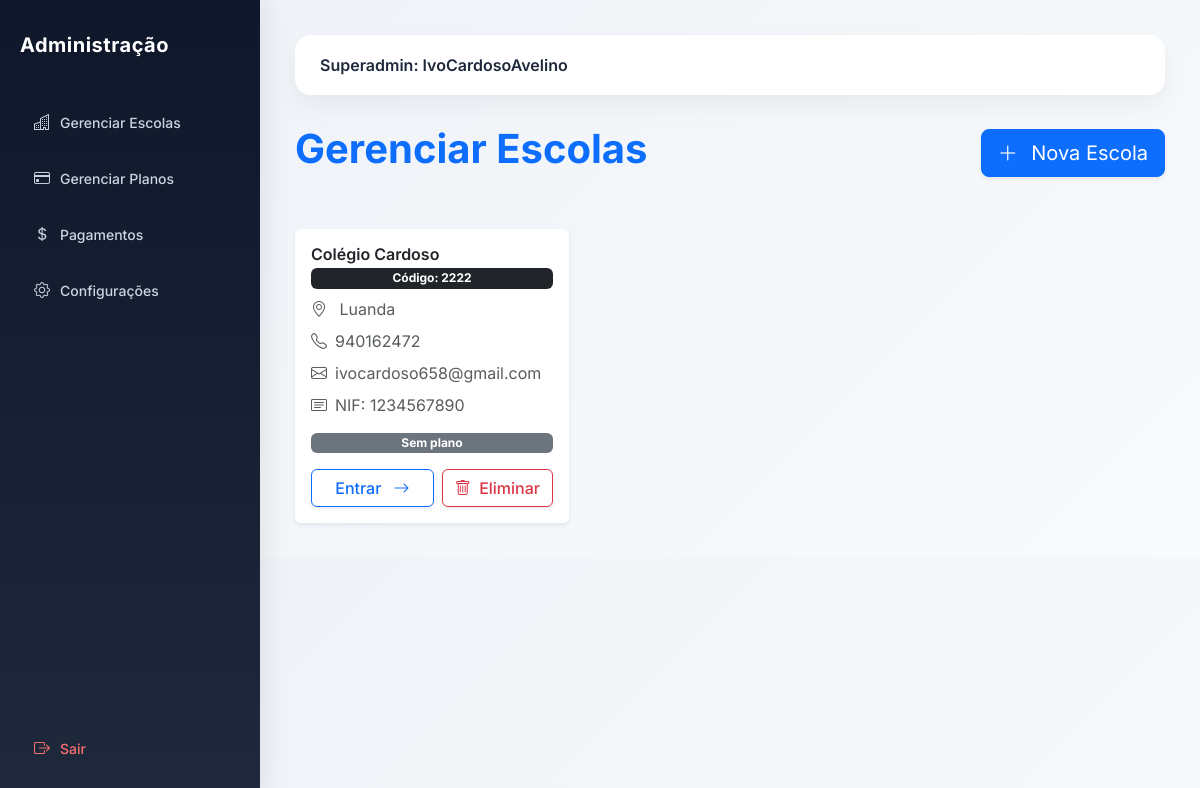
The app's page /escolas/ (signed in), older data.
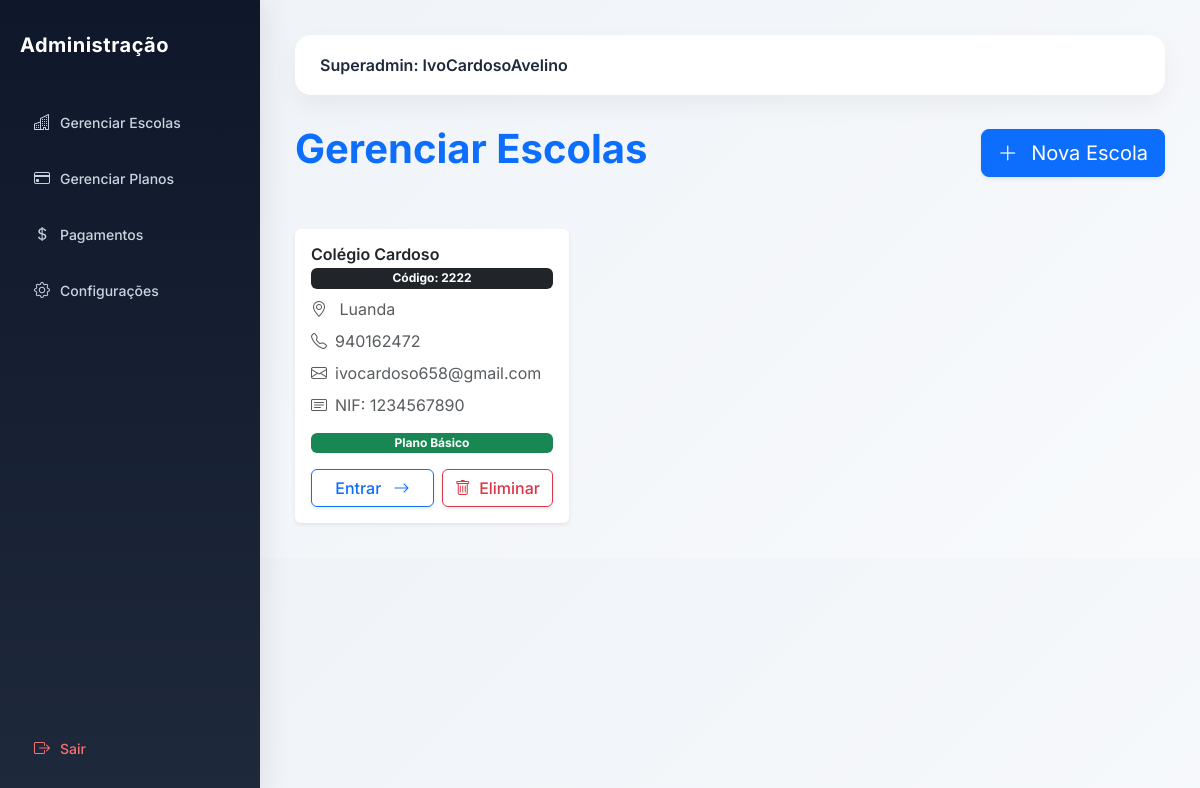
The same page, newer data.
### academic/models.py (models this page shows, shortened)
class Escola(models.Model):
    nome = models.CharField(
        "Nome da Escola",
        max_length=255
    )
    codigo = models.CharField(
        "Código da Escola",
        max_length=10,
        unique=True,
        blank=True,
        help_text="Código usado no login da escola"
    )
    logo = models.ImageField(
        upload_to='logos_escolas/',
        blank=True,
        null=True
    )
    endereco = models.CharField(
        "Endereço",
        max_length=255
    )
    telefone = models.CharField(
        "Telefone",
        max_length=20
    )
    nif = models.CharField(
        "NIF",
        max_length=14,
        blank=True,
        null=True,
        help_text="Número de Identificação Fiscal da escola"
    )
    email = models.EmailField(
        "Email da Escola",
        max_length=254,
        blank=True,
        null=True,
        help_text="Email oficial da escola"
    )
    plano = models.ForeignKey(
        "Plano",
        on_delete=models.SET_NULL,
        null=True,
        blank=True,
        related_name="escolas",
        verbose_name="Plano"
    )
    data_expiracao = models.DateField(
        "Data de Expiração do Plano",
        null=True,
        blank=True
    )
    ativo = models.BooleanField(
        "Ativo",
        default=True
    )
    criada_em = models.DateTimeField(
        "Criada em",
        auto_now_add=True
    )
    class Meta:
        verbose_name = "Escola"
        verbose_name_plural = "Escolas"
        ordering = ["nome"]
    def esta_ativa(self):
        if not self.ativo:
            return False
        if (
            self.data_expiracao
            and self.data_expiracao < timezone.now().date()
        ):
            return False
        return True

class Plano(models.Model):
    escola = models.OneToOneField(
        'Escola',  # Referência a Escola do app academic
        on_delete=models.CASCADE,
        related_name='plano_assinatura',
        default=1  # Atenção: certifique-se de que existe uma Escola com ID=1
    )
    nome = models.CharField(max_length=100)
    limite_alunos = models.PositiveIntegerField()
    valor_mensal = models.DecimalField(max_digits=10, decimal_places=2)
    data_expiracao = models.DateField(default=timezone.now)
    ativo = models.BooleanField(default=True)

### core/views.py (the view)
# urls.py: path('escolas/', views.lista_escolas, name='escolas'),
@login_required
def lista_escolas(request):
    if request.user.role != 'SUPERADMIN':
        return redirect('dashboard')
    escolas = Escola.objects.all()
    context = {
        'escolas': escolas,
    }
    return render(request, 'escolas.html', context)

### core/templates/escolas.html (shortened to what this page needs)
{% extends 'admin.html' %}
{% block content %}
<div class="d-flex justify-content-between align-items-center mb-5">
    <h1 class="fw-bold text-primary">Gerenciar Escolas</h1>
    <a href="/admin/academic/escola/add/" class="btn btn-lg btn-primary shadow-sm">
        <i class="bi bi-plus-lg me-2"></i> Nova Escola
    </a>
</div>
<div class="row g-4">
    {% for escola in escolas %}
    <div class="col-md-4">
        <div class="card h-100 border-0 shadow-sm hover-shadow transition-shadow">
            <div class="card-body d-flex flex-column">
                <h5 class="card-title fw-semibold text-dark mb-1">
                    {{ escola.nome }}
                </h5>
                <span class="badge bg-dark mb-2">
                    Código: {{ escola.codigo }}
                </span>
                <p class="card-text text-muted mb-2">
                    <i class="bi bi-geo-alt me-2"></i>
                    {{ escola.endereco|default:"Endereço não informado" }}
                </p>
                {% if escola.telefone %}
                <p class="card-text text-muted mb-2">
                    <i class="bi bi-telephone me-2"></i>{{ escola.telefone }}
                </p>
                {% endif %}
                {% if escola.email %}
                <p class="card-text text-muted mb-2">
                    <i class="bi bi-envelope me-2"></i>{{ escola.email }}
                </p>
                {% endif %}
                {% if escola.nif %}
                <p class="card-text text-muted mb-3">
                    <i class="bi bi-card-text me-2"></i>NIF: {{ escola.nif }}
                </p>
                {% endif %}
                {% if escola.plano %}
                    {% if escola.esta_ativa %}
                    <span class="badge bg-success mb-3" data-bs-toggle="tooltip" title="Plano ativo até {{ escola.data_expiracao }}">
                        {{ escola.plano.nome }}
                    </span>
                    {% else %}
                    <span class="badge bg-danger mb-3" data-bs-toggle="tooltip" title="Plano expirado em {{ escola.data_expiracao }}">
                        {{ escola.plano.nome }} (Expirado)
                    </span>
                    {% endif %}
                {% else %}
                    <span class="badge bg-secondary mb-3">Sem plano</span>
                {% endif %}
                <div class="mt-auto d-flex gap-2">
                    <a href="{% url 'selecionar_escola' escola.id %}"
                       class="btn btn-outline-primary flex-grow-1 fw-medium shadow-sm">
                       Entrar <i class="bi bi-arrow-right ms-2"></i>
                    </a>
                    <form method="POST" action="{% url 'eliminar_escola' escola.id %}" onsubmit="return confirm('Tem certeza que deseja eliminar esta escola?');">
                        <button type="submit" class="btn btn-outline-danger flex-grow-1 fw-medium shadow-sm">
                            <i class="bi bi-trash me-1"></i> Eliminar
                        </button>
                    </form>
                </div>
            </div>
        </div>
    </div>
    {% empty %}
    <div class="col-12">
        <div class="alert alert-info text-center py-4 fs-5">
            Nenhuma escola cadastrada ainda.
        </div>
    </div>
    {% endfor %}
</div>
{% endblock %}

Row changes from the older to the newer data that the page shows:
changed Escola "Colégio Cardoso": plano.nome (not shown) → "Plano Básico"; no longer shows "Sem plano"
